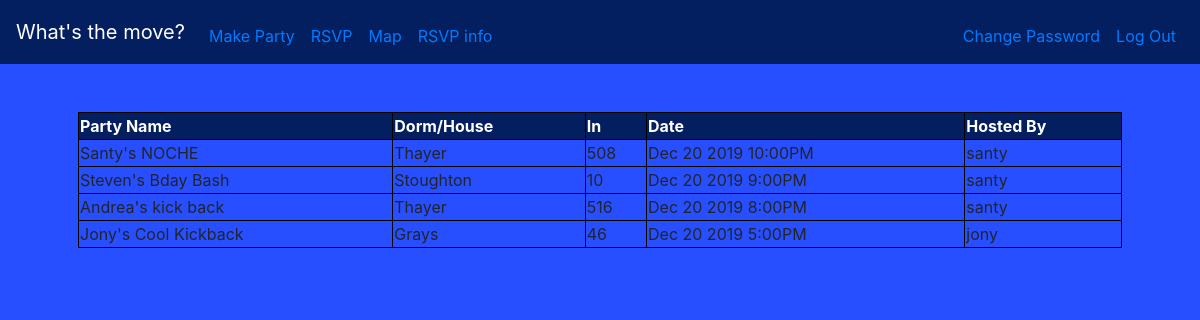
The page / (signed in) on the database its author committed.
### tables this page shows
CREATE TABLE 'parties' (partyName TEXT,'time' text, location TEXT, spot TEXT, 'partyID'  INTEGER PRIMARY KEY NOT NULL  ,'user_id' INTEGER NOT NULL  );

CREATE TABLE 'users' (userID INTEGER NOT NULL PRIMARY KEY,'username' TEXT, hash TEXT);

### application.py (the view)
@app.route("/")
@login_required
def index():
    partyInfo = db.execute("SELECT partyName,time,location,spot,user_id FROM parties")
    parties = {}
    for row in partyInfo:
            aList = []
            aList.append(row["location"])
            aList.append(row["spot"])
            aList.append(row["time"])
            personName = db.execute("SELECT username FROM users WHERE userID = :user",user = row["user_id"])
            aList.append(personName[0]["username"])
            parties[row["partyName"]] = aList
    return render_template("index.html",parties=parties)

### application.py (called while the page is built)
@app.after_request
def after_request(response):
    response.headers["Cache-Control"] = "no-cache, no-store, must-revalidate"
    response.headers["Expires"] = 0
    response.headers["Pragma"] = "no-cache"
    return response

### helpers.py (called while the page is built)
def login_required(f):
    @wraps(f)
    def decorated_function(*args, **kwargs):
        if session.get("user_id") is None:
            return redirect("/login")
        return f(*args, **kwargs)
    return decorated_function

### templates/index.html (shortened to what this page needs)
{% extends "layout.html" %}
{% block main %}
<table style="width:100%; border: 1px solid black; border-collapse: collapse;">
<tr>
    <th>Party Name</th>
    <th>Dorm/House</th>
    <th>In</th>
    <th>Date</th>
    <th>Hosted By</th>
</tr>
    {% for key,value in parties.items()%}
        <td >{{ key }}</td>
        <td>{{ value[0] }}</td>
        <td>{{ value[1] }}</td>
        <td>{{ value[2] }}</td>
        <td>{{ value[3] }}</td>
    {%endfor%}
{% endblock %}

### templates/layout.html (shortened to what this page needs)
<!DOCTYPE html>
<html lang="en">
    <head>
        <link href="static/styles.css" rel="stylesheet">
        <link href="https://maxcdn.bootstrapcdn.com/bootstrap/4.1.3/css/bootstrap.min.css" rel="stylesheet">
    </head>
    <body style="background-color:rgb(40, 79, 255);">
        <nav class="navbar navbar-expand-md" style="background-color: #041F60; text-color:white">
            <a class="navbar-brand" href="/"><span style = "color:white;">What's the move?</span></a>
            <div class="collapse navbar-collapse" id="navbar">
                {% if session.user_id %}
                    <ul class="navbar-nav mr-auto mt-2">
                        <li class="nav-item"><a class="nav-link" href="/make">Make Party</a></li>
                        <li class="nav-item"><a class="nav-link" href="/rsvp">RSVP</a></li>
                        <li class="nav-item"><a class="nav-link" href="/map">Map</a></li>
                        <li class="nav-item"><a class="nav-link" href="/info">RSVP info</a></li>
                    </ul>
                    <ul class="navbar-nav ml-auto mt-2">
                        <li class="nav-item"><a class="nav-link" href="/password">Change Password</a></li>
                        <li class="nav-item"><a class="nav-link" href="/logout">Log Out</a></li>
                    </ul>
                {% else %}
                    <ul class="navbar-nav ml-auto mt-2">
                        <li class="nav-item"><a class="nav-link" href="/register" style = "color:white;">Register</a></li>
                        <li class="nav-item"><a class="nav-link" href="/login" style = "color:white;" >Log In</a></li>
                    </ul>
                {% endif %}
            </div>
        </nav>
        <main class="container p-5">
            {% block main %}{% endblock %}
        </main>
    </body>
</html>

### static/styles.css (style rules this page uses)
table, th, td { border: 1px solid black; }
th { background-color: #041F60; color:white; }

### rows shown on the page
parties: partyName "Santy's NOCHE", location "Thayer", spot "508", time "Dec 20 2019 10:00PM", username "santy"
parties: partyName "Steven's Bday Bash", location "Stoughton", spot "10", time "Dec 20 2019 9:00PM", username "santy"
parties: partyName "Andrea's kick back", location "Thayer", spot "516", time "Dec 20 2019 8:00PM", username "santy"
parties: partyName "Jony's Cool Kickback", location "Grays", spot "46", time "Dec 20 2019 5:00PM", username "jony"
